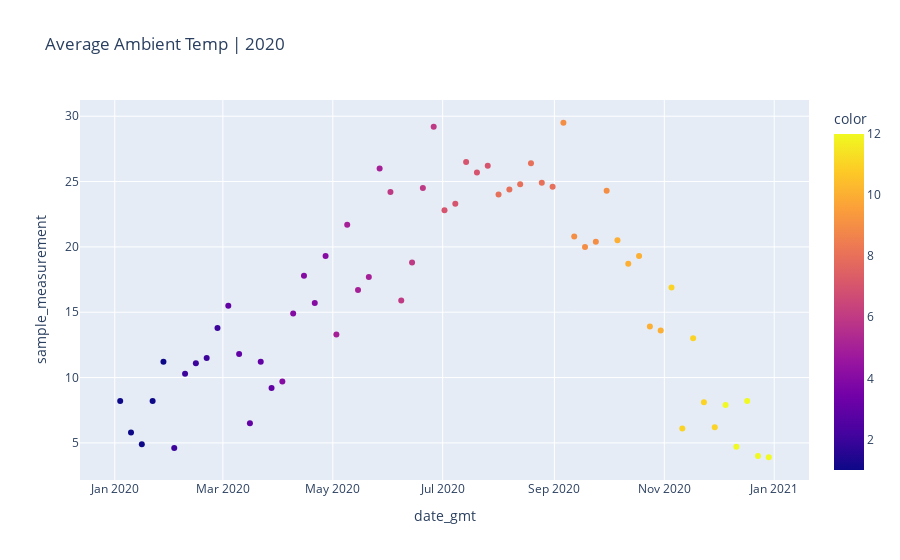
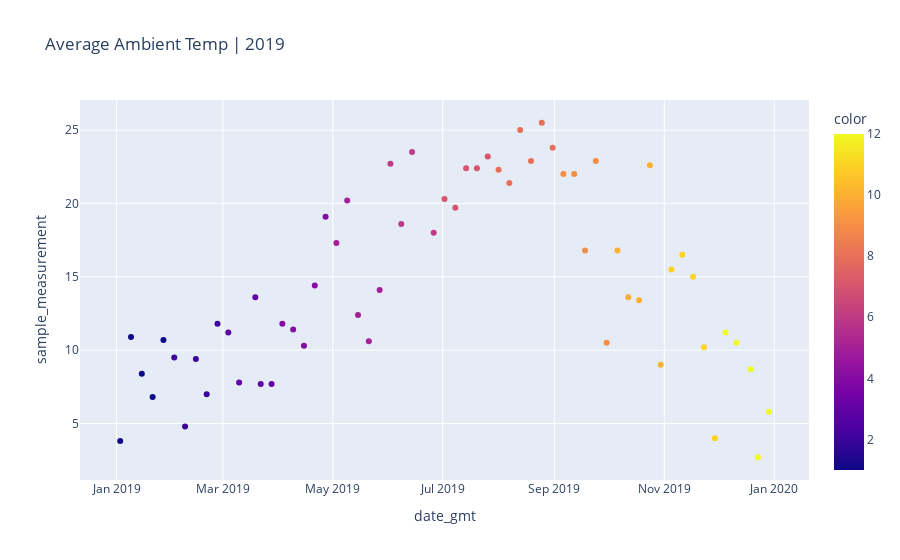

The cell these charts' notebook holds for them, in order:
### Code cell
#TEMP
#2020

name0 = 'Average Ambient Temp'
response = requests.get(f'https://aqs.epa.gov/data/api/sampleData/bySite?email={email}&key={key}&param={aat}&bdate={y1}0101&edate={y1}1231&state={state}&county={county}&site={sitecode}')
js = response.json()
data1= pd.DataFrame(js['Data'])
print(data1.shape)

ds1 = data1.sort_values(['date_gmt', 'time_gmt'])
ds1['date_gmt'] = pd.to_datetime(ds1['date_gmt'])
# ds1.plot(x='date_gmt', y='sample_measurement')

print(ds1.date_gmt.groupby([ds1.date_gmt.dt.year, ds1.date_gmt.dt.month])
  .nunique()
  .rename_axis(['year', 'month'])
  .reset_index(name='unique days'))

fig1 = px.scatter(ds1, x="date_gmt", y="sample_measurement", title = 'Average Ambient Temp | 2020', color = ds1.date_gmt.dt.month)
fig1.show()

##########################################################################################################

#2019

response = requests.get(f'https://aqs.epa.gov/data/api/sampleData/bySite?email={email}&key={key}&param={aat}&bdate={y2}0101&edate={y2}1231&state={state}&county={county}&site={sitecode}')
js = response.json()
data2= pd.DataFrame(js['Data'])
print(data2.shape)

ds2 = data2.sort_values(['date_gmt', 'time_gmt'])
ds2['date_gmt'] = pd.to_datetime(ds2['date_gmt'])
# ds2.plot(x='date_gmt', y='sample_measurement')

print(ds2.date_gmt.groupby([ds2.date_gmt.dt.year, ds2.date_gmt.dt.month])
  .nunique()
  .rename_axis(['year', 'month'])
  .reset_index(name='unique days'))

fig2 = px.scatter(ds2, x="date_gmt", y="sample_measurement", title = 'Average Ambient Temp | 2019', color = ds2.date_gmt.dt.month)
fig2.show()

##########################################################################################################

fig, ax = plt.subplots(1, 2, figsize=(16,8), sharey=True)
fig.suptitle(f'{county_name} | Average Ambient Temp')
ax[0].plot(ds2['date_gmt'], ds2['sample_measurement'])
ax[0].set(title = f'{y2}', ylabel = 'AAT')
ax[1].plot(ds1['date_gmt'], ds1['sample_measurement'])
ax[1].set(title = f'{y1}', ylabel = 'AAT')

plt.show()

### Figure 1 — Plotly figure (JSON) as saved in the notebook; plotly's stock layout.template omitted (floating-point values rounded to 4 significant figures)
{"data": [{"hovertemplate": "date_gmt=%{x}<br>sample_measurement=%{y}<br>color=%{marker.color}<extra></extra>", "legendgroup": "", "marker": {"color": [1, 1, 1, 1, 1, 2, 2, 2, 2, 2, 3, 3, 3, 3, 3, 4, 4, 4, 4, 4, 5, 5, 5, 5, 5, 6, 6, 6, 6, 6, 7, 7, 7, 7, 7, 8, 8, 8, 8, 8, 8, 9, 9, 9, 9, 9, 10, 10, 10, 10, 10, 11, 11, 11, 11, 11, 12, 12, 12, 12, 12], "coloraxis": "coloraxis", "symbol": "circle"}, "mode": "markers", "name": "", "showlegend": false, "type": "scatter", "x": ["2020-01-04T00:00:00", "2020-01-10T00:00:00", "2020-01-16T00:00:00", "2020-01-22T00:00:00", "2020-01-28T00:00:00", "2020-02-03T00:00:00", "2020-02-09T00:00:00", "2020-02-15T00:00:00", "2020-02-21T00:00:00", "2020-02-27T00:00:00", "2020-03-04T00:00:00", "2020-03-10T00:00:00", "2020-03-16T00:00:00", "2020-03-22T00:00:00", "2020-03-28T00:00:00", "2020-04-03T00:00:00", "2020-04-09T00:00:00", "2020-04-15T00:00:00", "2020-04-21T00:00:00", "2020-04-27T00:00:00", "2020-05-03T00:00:00", "2020-05-09T00:00:00", "2020-05-15T00:00:00", "2020-05-21T00:00:00", "2020-05-27T00:00:00", "2020-06-02T00:00:00", "2020-06-08T00:00:00", "2020-06-14T00:00:00", "2020-06-20T00:00:00", "2020-06-26T00:00:00", "2020-07-02T00:00:00", "2020-07-08T00:00:00", "2020-07-14T00:00:00", "2020-07-20T00:00:00", "2020-07-26T00:00:00", "2020-08-01T00:00:00", "2020-08-07T00:00:00", "2020-08-13T00:00:00", "2020-08-19T00:00:00", "2020-08-25T00:00:00", "2020-08-31T00:00:00", "2020-09-06T00:00:00", "2020-09-12T00:00:00", "2020-09-18T00:00:00", "2020-09-24T00:00:00", "2020-09-30T00:00:00", "2020-10-06T00:00:00", "2020-10-12T00:00:00", "2020-10-18T00:00:00", "2020-10-24T00:00:00", "2020-10-30T00:00:00", "2020-11-05T00:00:00", "2020-11-11T00:00:00", "2020-11-17T00:00:00", "2020-11-23T00:00:00", "2020-11-29T00:00:00", "2020-12-05T00:00:00", "2020-12-11T00:00:00", "2020-12-17T00:00:00", "2020-12-23T00:00:00", "2020-12-29T00:00:00"], "xaxis": "x", "y": [8.2, 5.8, 4.9, 8.2, 11.2, 4.6, 10.3, 11.1, 11.5, 13.8, 15.5, 11.8, 6.5, 11.2, 9.2, 9.7, 14.9, 17.8, 15.7, 19.3, 13.3, 21.7, 16.7, 17.7, 26, 24.2, 15.9, 18.8, 24.5, 29.2, 22.8, 23.3, 26.5, 25.7, 26.2, 24, 24.4, 24.8, 26.4, 24.9, 24.6, 29.5, 20.8, 20, 20.4, 24.3, 20.5, 18.7, 19.3, 13.9, 13.6, 16.9, 6.1, 13, 8.1, 6.2, 7.9, 4.7, 8.2, 4, 3.9], "yaxis": "y"}], "layout": {"coloraxis": {"colorbar": {"title": {"text": "color"}}, "colorscale": [[0, "#0d0887"], [0.1111, "#46039f"], [0.2222, "#7201a8"], [0.3333, "#9c179e"], [0.4444, "#bd3786"], [0.5556, "#d8576b"], [0.6667, "#ed7953"], [0.7778, "#fb9f3a"], [0.8889, "#fdca26"], [1, "#f0f921"]]}, "legend": {"tracegroupgap": 0}, "title": {"text": "Average Ambient Temp | 2020"}, "xaxis": {"anchor": "y", "domain": [0, 1], "title": {"text": "date_gmt"}}, "yaxis": {"anchor": "x", "domain": [0, 1], "title": {"text": "sample_measurement"}}}}

### Figure 2 — Plotly figure (JSON) as saved in the notebook; plotly's stock layout.template omitted (floating-point values rounded to 4 significant figures)
{"data": [{"hovertemplate": "date_gmt=%{x}<br>sample_measurement=%{y}<br>color=%{marker.color}<extra></extra>", "legendgroup": "", "marker": {"color": [1, 1, 1, 1, 1, 2, 2, 2, 2, 2, 3, 3, 3, 3, 3, 3, 4, 4, 4, 4, 4, 5, 5, 5, 5, 5, 6, 6, 6, 6, 6, 7, 7, 7, 7, 7, 8, 8, 8, 8, 8, 8, 9, 9, 9, 9, 9, 10, 10, 10, 10, 10, 11, 11, 11, 11, 11, 12, 12, 12, 12, 12, 12], "coloraxis": "coloraxis", "symbol": "circle"}, "mode": "markers", "name": "", "showlegend": false, "type": "scatter", "x": ["2019-01-03T00:00:00", "2019-01-09T00:00:00", "2019-01-15T00:00:00", "2019-01-21T00:00:00", "2019-01-27T00:00:00", "2019-02-02T00:00:00", "2019-02-08T00:00:00", "2019-02-14T00:00:00", "2019-02-20T00:00:00", "2019-02-26T00:00:00", "2019-03-04T00:00:00", "2019-03-10T00:00:00", "2019-03-16T00:00:00", "2019-03-19T00:00:00", "2019-03-22T00:00:00", "2019-03-28T00:00:00", "2019-04-03T00:00:00", "2019-04-09T00:00:00", "2019-04-15T00:00:00", "2019-04-21T00:00:00", "2019-04-27T00:00:00", "2019-05-03T00:00:00", "2019-05-09T00:00:00", "2019-05-15T00:00:00", "2019-05-21T00:00:00", "2019-05-27T00:00:00", "2019-06-02T00:00:00", "2019-06-08T00:00:00", "2019-06-14T00:00:00", "2019-06-20T00:00:00", "2019-06-26T00:00:00", "2019-07-02T00:00:00", "2019-07-08T00:00:00", "2019-07-14T00:00:00", "2019-07-20T00:00:00", "2019-07-26T00:00:00", "2019-08-01T00:00:00", "2019-08-07T00:00:00", "2019-08-13T00:00:00", "2019-08-19T00:00:00", "2019-08-25T00:00:00", "2019-08-31T00:00:00", "2019-09-06T00:00:00", "2019-09-12T00:00:00", "2019-09-18T00:00:00", "2019-09-24T00:00:00", "2019-09-30T00:00:00", "2019-10-06T00:00:00", "2019-10-12T00:00:00", "2019-10-18T00:00:00", "2019-10-24T00:00:00", "2019-10-30T00:00:00", "2019-11-05T00:00:00", "2019-11-11T00:00:00", "2019-11-17T00:00:00", "2019-11-23T00:00:00", "2019-11-29T00:00:00", "2019-12-05T00:00:00", "2019-12-11T00:00:00", "2019-12-17T00:00:00", "2019-12-19T00:00:00", "2019-12-23T00:00:00", "2019-12-29T00:00:00"], "xaxis": "x", "y": [3.8, 10.9, 8.4, 6.8, 10.7, 9.5, 4.8, 9.4, 7, 11.8, 11.2, 7.8, null, 13.6, 7.7, 7.7, 11.8, 11.4, 10.3, 14.4, 19.1, 17.3, 20.2, 12.4, 10.6, 14.1, 22.7, 18.6, 23.5, null, 18, 20.3, 19.7, 22.4, 22.4, 23.2, 22.3, 21.4, 25, 22.9, 25.5, 23.8, 22, 22, 16.8, 22.9, 10.5, 16.8, 13.6, 13.4, 22.6, 9, 15.5, 16.5, 15, 10.2, 4, 11.2, 10.5, null, 8.7, 2.7, 5.8], "yaxis": "y"}], "layout": {"coloraxis": {"colorbar": {"title": {"text": "color"}}, "colorscale": [[0, "#0d0887"], [0.1111, "#46039f"], [0.2222, "#7201a8"], [0.3333, "#9c179e"], [0.4444, "#bd3786"], [0.5556, "#d8576b"], [0.6667, "#ed7953"], [0.7778, "#fb9f3a"], [0.8889, "#fdca26"], [1, "#f0f921"]]}, "legend": {"tracegroupgap": 0}, "title": {"text": "Average Ambient Temp | 2019"}, "xaxis": {"anchor": "y", "domain": [0, 1], "title": {"text": "date_gmt"}}, "yaxis": {"anchor": "x", "domain": [0, 1], "title": {"text": "sample_measurement"}}}}
